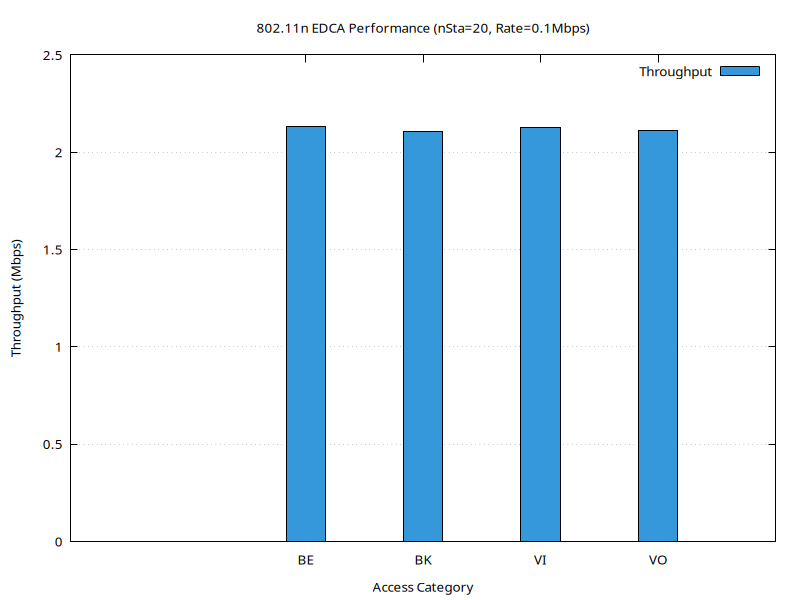

Source code (gnuplot):
set terminal pngcairo size 800,600 enhanced font 'Verdana,10'
set output 'plot_n20_0.1Mbps.png'
set title '802.11n EDCA Performance (nSta=20, Rate=0.1Mbps)'
set style data histograms
set style fill solid 1.0 border -1
set ylabel 'Throughput (Mbps)'
set xlabel 'Access Category'
set yrange [0:*]
set grid y
plot 'plot_n20_0.1Mbps.dat' using 2:xtic(1) title 'Throughput' lc rgb '#3498db'
